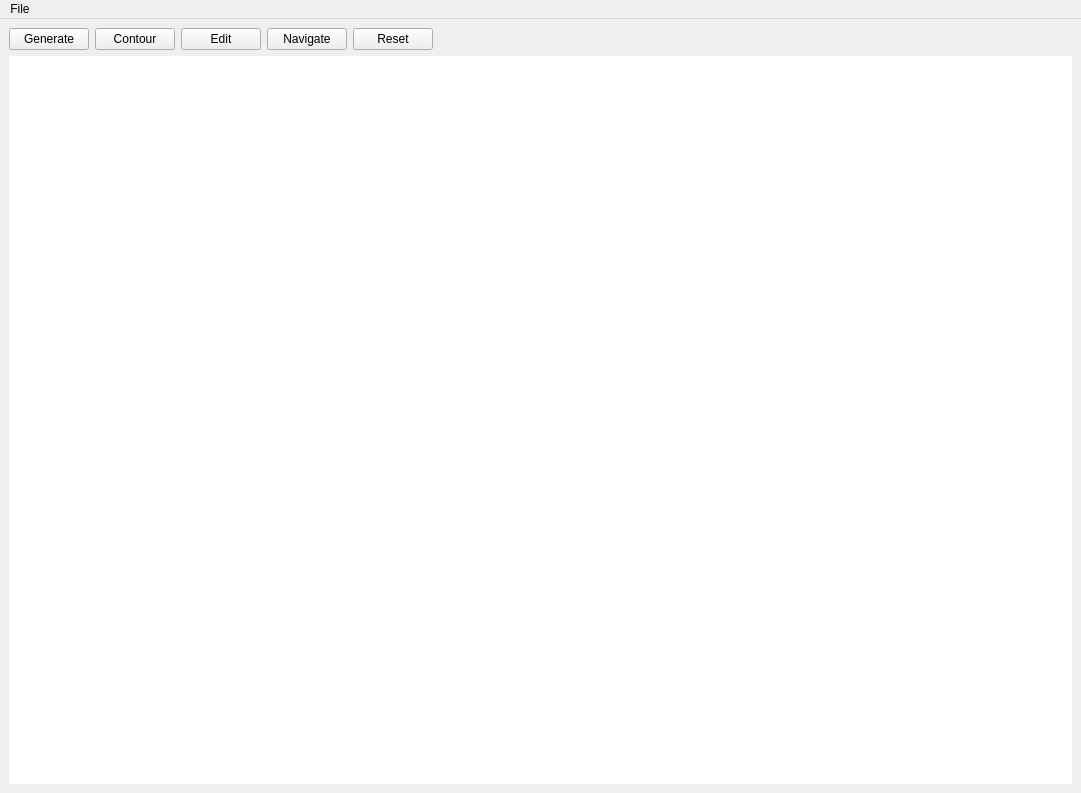
<?xml version="1.0" encoding="UTF-8"?>
<ui version="4.0">
 <class>MainWindow</class>
 <widget class="QMainWindow" name="MainWindow">
  <property name="geometry">
   <rect>
    <x>0</x>
    <y>0</y>
    <width>1081</width>
    <height>793</height>
   </rect>
  </property>
  <property name="windowTitle">
   <string>MainWindow</string>
  </property>
  <widget class="QWidget" name="centralwidget">
   <layout class="QGridLayout" name="gridLayout">
    <item row="1" column="0">
     <widget class="Viewer" name="dicomViewer">
      <property name="enabled">
       <bool>true</bool>
      </property>
      <property name="mouseTracking">
       <bool>true</bool>
      </property>
      <property name="acceptDrops">
       <bool>false</bool>
      </property>
      <property name="autoFillBackground">
       <bool>true</bool>
      </property>
      <property name="frameShape">
       <enum>QFrame::NoFrame</enum>
      </property>
      <property name="verticalScrollBarPolicy">
       <enum>Qt::ScrollBarAlwaysOff</enum>
      </property>
      <property name="horizontalScrollBarPolicy">
       <enum>Qt::ScrollBarAlwaysOff</enum>
      </property>
      <property name="backgroundBrush">
       <brush brushstyle="SolidPattern">
        <color alpha="255">
         <red>30</red>
         <green>30</green>
         <blue>30</blue>
        </color>
       </brush>
      </property>
      <property name="transformationAnchor">
       <enum>QGraphicsView::AnchorUnderMouse</enum>
      </property>
      <property name="resizeAnchor">
       <enum>QGraphicsView::AnchorUnderMouse</enum>
      </property>
     </widget>
    </item>
    <item row="0" column="0">
     <layout class="QHBoxLayout" name="horizontalLayout">
      <item>
       <widget class="QPushButton" name="genButton">
        <property name="minimumSize">
         <size>
          <width>68</width>
          <height>0</height>
         </size>
        </property>
        <property name="text">
         <string>Generate</string>
        </property>
       </widget>
      </item>
      <item>
       <widget class="QPushButton" name="contourButton">
        <property name="minimumSize">
         <size>
          <width>68</width>
          <height>0</height>
         </size>
        </property>
        <property name="text">
         <string>Contour</string>
        </property>
       </widget>
      </item>
      <item>
       <widget class="QPushButton" name="editButton">
        <property name="text">
         <string>Edit</string>
        </property>
       </widget>
      </item>
      <item>
       <widget class="QPushButton" name="navButton">
        <property name="text">
         <string>Navigate</string>
        </property>
       </widget>
      </item>
      <item>
       <widget class="QPushButton" name="resetButton">
        <property name="text">
         <string>Reset</string>
        </property>
       </widget>
      </item>
      <item>
       <spacer name="horizontalSpacer">
        <property name="orientation">
         <enum>Qt::Horizontal</enum>
        </property>
        <property name="sizeHint" stdset="0">
         <size>
          <width>40</width>
          <height>20</height>
         </size>
        </property>
       </spacer>
      </item>
     </layout>
    </item>
   </layout>
  </widget>
  <widget class="QMenuBar" name="menubar">
   <property name="geometry">
    <rect>
     <x>0</x>
     <y>0</y>
     <width>1081</width>
     <height>21</height>
    </rect>
   </property>
   <widget class="QMenu" name="menuFile">
    <property name="title">
     <string>File</string>
    </property>
    <addaction name="loadDicom"/>
    <addaction name="separator"/>
    <addaction name="saveContour"/>
    <addaction name="loadContour"/>
   </widget>
   <addaction name="menuFile"/>
  </widget>
  <action name="loadDicom">
   <property name="text">
    <string>Load Dicom</string>
   </property>
  </action>
  <action name="saveContour">
   <property name="icon">
    <iconset theme="save">
     <normaloff>.</normaloff>.</iconset>
   </property>
   <property name="text">
    <string>Save Contour</string>
   </property>
  </action>
  <action name="loadContour">
   <property name="text">
    <string>Load Contour</string>
   </property>
  </action>
 </widget>
 <customwidgets>
  <customwidget>
   <class>Viewer</class>
   <extends>QGraphicsView</extends>
   <header>viewer</header>
  </customwidget>
 </customwidgets>
 <resources/>
 <connections/>
</ui>
